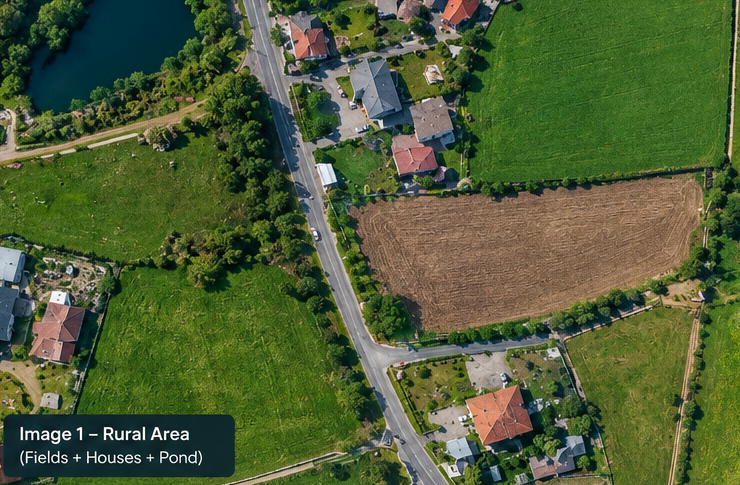
#> input picture test_assets/image_a_rural.png, 740 x 485 px, found by its file name
$ python test_full_prototype.py
#> lines starting #> are read from the running program, lines starting #| are printed output that depends on the picture; after the words box and inside, x2 and y2 are one past the last pixel; in counts of white or black regions, pixels touching at a corner belong together
import cv2
import numpy as np
import math

def calculate_polygon_area(points):
    if not points or len(points) < 3: return 0.0
    area = 0.0
    for i in range(len(points) - 1):
        area += points[i][0] * points[i + 1][1] - points[i + 1][1] * points[i][0]
    return abs(area) / 2.0

def test_full_pipeline_on_image(path):
#> called with path = 'test_assets/image_a_rural.png'
    img = cv2.imread(path)
#> img is the input picture: shape (485, 740, 3); mean B, G, R 54.1, 94.2, 79.4
    h, w = img.shape[:2]
#> h = 485; w = 740
    total_area = float(w * h)
#> total_area = 358900
    max_dim = max(w, h)
#> max_dim = 740

    hsv = cv2.cvtColor(img, cv2.COLOR_BGR2HSV)
#> hsv: shape (485, 740, 3); mean H, S, V 49.7, 145.9, 100.7
    b = img[:, :, 0].astype(np.float32)
    g = img[:, :, 1].astype(np.float32)
    r = img[:, :, 2].astype(np.float32)
    exg = 2.0 * g - r - b
    gray = cv2.cvtColor(img, cv2.COLOR_BGR2GRAY)

    # 1. WATER DETECTION
    is_water = (hsv[:, :, 0] >= 85) & (hsv[:, :, 0] <= 135) & (hsv[:, :, 1] >= 75) & (b > r * 1.5 + 20) & (b >= g - 10) & (r < 28)
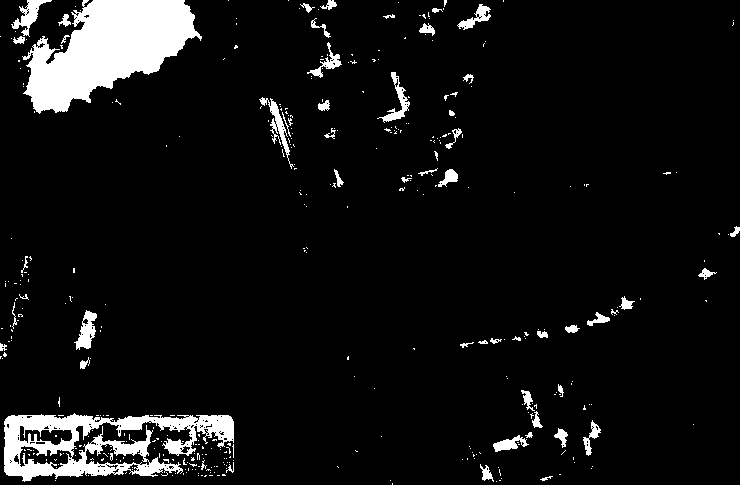
#> is_water: shape (485, 740) bool; 7.1% white; 388 white regions (333 under 20 px), largest, box (x1, y1, x2, y2) and area: (22, 0, 202, 114) 11438, (4, 413, 234, 482) 7416, (11, 0, 52, 37) 496
    water_mask_raw = is_water.astype(np.uint8) * 255
    kernel_w = cv2.getStructuringElement(cv2.MORPH_ELLIPSE, (11, 11))
    water_clean = cv2.morphologyEx(water_mask_raw, cv2.MORPH_OPEN, kernel_w)
#> water_clean: shape (485, 740); 4.2% white; 15 white regions, largest, box (x1, y1, x2, y2) and area: (27, 0, 195, 112) 10956, (4, 414, 90, 461) 1447, (4, 462, 54, 480) 606
    water_clean = cv2.morphologyEx(water_clean, cv2.MORPH_CLOSE, cv2.getStructuringElement(cv2.MORPH_ELLIPSE, (15, 15)))
#> water_clean: shape (485, 740); 4.3% white; 11 white regions

    cnts_w, _ = cv2.findContours(water_clean, cv2.RETR_EXTERNAL, cv2.CHAIN_APPROX_SIMPLE)
#> cnts_w = 11 contours; largest, box (x1, y1, x2, y2) and area: (27, 0, 195, 112) 10883, (0, 414, 98, 485) 2684, (212, 415, 234, 435) 284, (121, 416, 142, 430) 212, (78, 325, 92, 348) 208
    water_mask_final = np.zeros((h, w), dtype=np.uint8)
    water_features = []
    for c in cnts_w:
        area = cv2.contourArea(c)
        if area < max(600, total_area * 0.005): continue
        m_c = np.zeros((h, w), dtype=np.uint8)
        cv2.drawContours(m_c, [c], -1, 255, -1)
        std_val = float(np.std(gray[m_c > 0]))
        mean_r = float(np.mean(r[m_c > 0]))
        if std_val < 26.0 and mean_r < 20.0:
            cv2.drawContours(water_mask_final, [c], -1, 255, -1)
            water_features.append({"area": area, "std": std_val})
#> this loop made 11 passes
#> area on passes 1, 2, 3, 4, 5, 6, 8, 9, 11: 74, 100.5, 113.5, 84, 212.5, 283.5, 208.5, 110, 207.5
#> (area, std_val, mean_r) on passes 7, 10: (2683.5, 18.62, 18.93), (10883, 5.53, 0.659)
#> m_c: shape (485, 740); 3.1% white; 1 white region, box (x1, y1, x2, y2) and area: (27, 0, 195, 112) 11109
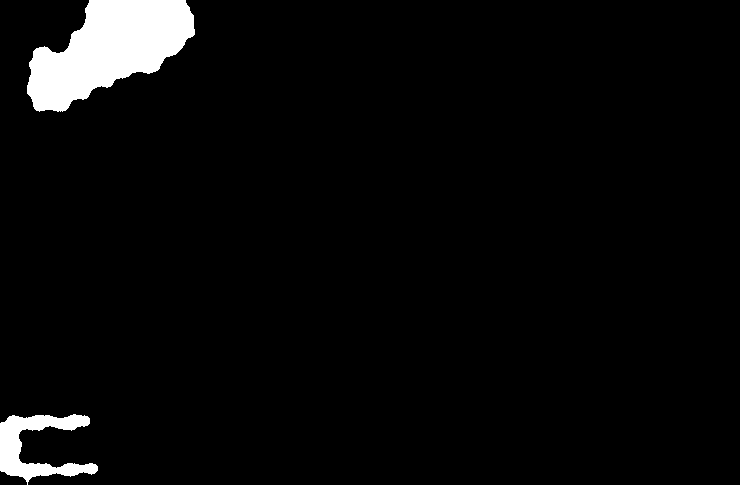
#> water_mask_final: shape (485, 740); 3.9% white; 2 white regions, box (x1, y1, x2, y2) and area: (27, 0, 195, 112) 11109, (0, 414, 98, 485) 2897
#> after the loop, water_features = 2 items

    water_clean = water_mask_final
    water_exclusion_mask = cv2.dilate(water_clean, cv2.getStructuringElement(cv2.MORPH_ELLIPSE, (14, 14)))
#> water_exclusion_mask: shape (485, 740); 5.4% white; 2 white regions, box (x1, y1, x2, y2) and area: (21, 0, 202, 119) 13900, (0, 408, 105, 485) 5649

    # 2. ROADS
    is_paved = (hsv[:, :, 1] < 65) & (hsv[:, :, 2] >= 70) & (hsv[:, :, 2] <= 245) & (abs(exg) < 18.0)
#> is_paved: shape (485, 740) bool; 8.1% white; 585 white regions (491 under 20 px), largest, box (x1, y1, x2, y2) and area: (290, 124, 592, 485) 12656, (240, 0, 431, 142) 6587, (409, 97, 459, 142) 1068
    is_dirt = (hsv[:, :, 0] >= 14) & (hsv[:, :, 0] <= 42) & (hsv[:, :, 1] >= 35) & (hsv[:, :, 1] <= 170) & (hsv[:, :, 2] >= 65) & (hsv[:, :, 2] <= 215) & (exg < 10.0)
#> is_dirt: shape (485, 740) bool; 5.9% white in thin lines or dots
    road_surface = (is_paved | is_dirt).astype(np.uint8) * 255
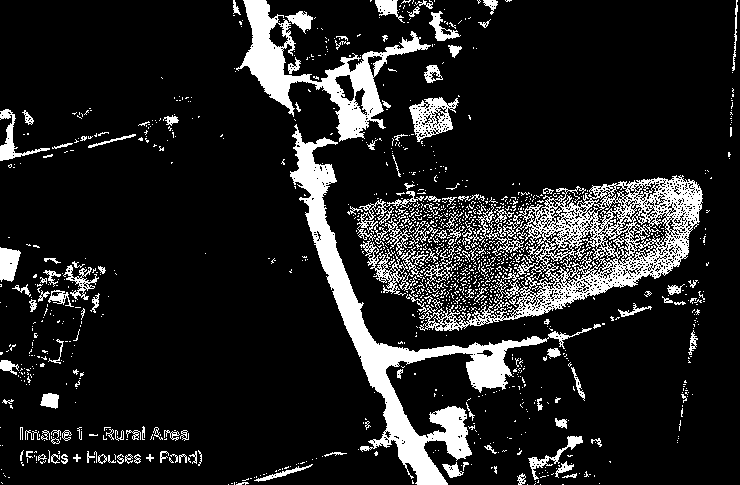
#> road_surface: shape (485, 740); 13.6% white; 1186 white regions (1045 under 20 px), largest, box (x1, y1, x2, y2) and area: (290, 124, 592, 485) 12708, (417, 175, 703, 331) 12686, (236, 0, 431, 142) 6636
    road_surface[water_clean > 0] = 0

    kernel_r = cv2.getStructuringElement(cv2.MORPH_RECT, (3, 3))
#> kernel_r = [[1, 1, 1], [1, 1, 1], [1, 1, 1]]
    road_clean = cv2.morphologyEx(road_surface, cv2.MORPH_OPEN, kernel_r)
#> road_clean: shape (485, 740); 7.1% white; 184 white regions (118 under 20 px), largest, box (x1, y1, x2, y2) and area: (290, 131, 543, 485) 11947, (242, 0, 383, 140) 5505, (0, 248, 20, 281) 539
    road_bridged = cv2.morphologyEx(road_clean, cv2.MORPH_CLOSE, cv2.getStructuringElement(cv2.MORPH_RECT, (9, 9)))
#> road_bridged: shape (485, 740); 8.2% white; 78 white regions (34 under 20 px), largest, box (x1, y1, x2, y2) and area: (290, 131, 543, 485) 13227, (233, 0, 427, 140) 7474, (589, 228, 689, 295) 1520
    num_labels, labels, stats, _ = cv2.connectedComponentsWithStats(road_bridged, connectivity=8)
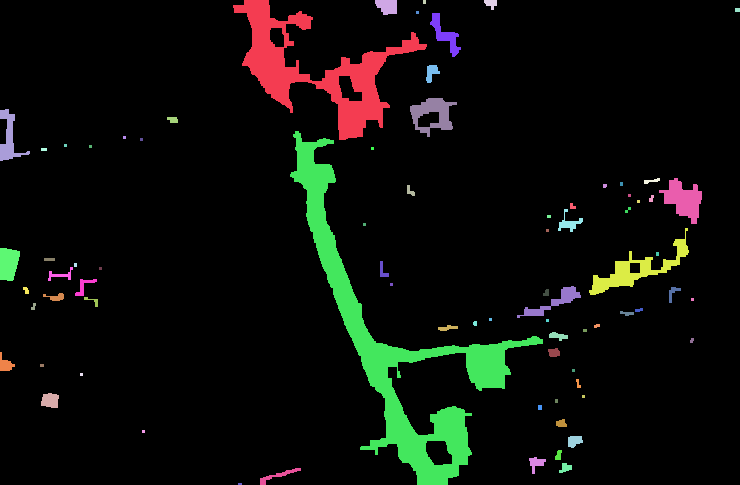
#> labels: shape (485, 740) int32; 79 distinct labels, from 0 to 78; one colour per label, 0 black
#> num_labels = 79; stats = 79 rows, first 6: [0, 0, 740, 485, 329342], [233, 0, 194, 140, 7474], [375, 0, 22, 15, 267], [423, 0, 3, 4, 12], [484, 0, 13, 10, 85], [735, 8, 5, 4, 20]

    roads = []
    road_corridor_mask = np.zeros((h, w), dtype=np.uint8)
    for l in range(1, num_labels):
        area = stats[l, cv2.CC_STAT_AREA]
        bx, by, bw, bh = stats[l, :4]
        diag = math.hypot(bw, bh)
        approx_w = area / max(1.0, diag)
        elong = diag / max(1.0, approx_w)

        if approx_w > 52.0: continue
        if area >= 320 and diag >= 45 and elong >= 1.9:
            comp_mask = (labels == l).astype(np.uint8) * 255
            dist = cv2.distanceTransform(comp_mask, cv2.DIST_L2, 5)
            pts = []
            if bw >= bh:
                step = max(8, bw // 30)
                for x in range(bx + 6, bx + bw - 6, step):
                    col_y = np.where(comp_mask[:, x] > 0)[0]
                    if len(col_y) > 0:
                        by_idx = int(col_y[np.argmax(dist[col_y, x])])
                        if water_clean[by_idx, x] == 0:
                            pts.append([int(x), by_idx])
            else:
                step = max(8, bh // 30)
                for y in range(by + 6, by + bh - 6, step):
                    row_x = np.where(comp_mask[y, :] > 0)[0]
                    if len(row_x) > 0:
                        bx_idx = int(row_x[np.argmax(dist[y, row_x])])
                        if water_clean[y, bx_idx] == 0:
                            pts.append([bx_idx, int(y)])
            if len(pts) >= 3:
                pts_np = np.array(pts, dtype=np.int32).reshape((-1, 1, 2))
                simplified = cv2.approxPolyDP(pts_np, 4.0, False).reshape(-1, 2).tolist()
                roads.append({"length": len(simplified), "width": approx_w, "pts": simplified})
                cv2.bitwise_or(road_corridor_mask, comp_mask, dst=road_corridor_mask)
#> this loop made 78 passes
#> (area, bx, by, bw, bh, diag, approx_w, elong) on passes 7, 9, 10, 20, 33, 44: (452, 430, 13, 31, 44, 53.82, 8.4, 6.41), (903, 410, 98, 47, 39, 61.07, 14.79, 4.13), (557, 0, 109, 30, 52, 60.03, 9.28, 6.47), (1030, 659, 178, 43, 46, 62.97, 16.36, 3.85), (1520, 589, 228, 100, 67, 120.4, 12.63, 9.53), (517, 517, 286, 64, 32, 71.55, 7.23, 9.9)
#> (area, bx, by, bw, bh, diag, approx_w, elong) on passes 1, 12: (7474, 233, 0, 194, 140, 239.2, 31.24, 7.66), (13227, 290, 131, 253, 354, 435.1, 30.4, 14.31)
#> comp_mask: shape (485, 740); 0.14% white; 1 white region, box (x1, y1, x2, y2) and area: (517, 286, 581, 318) 517
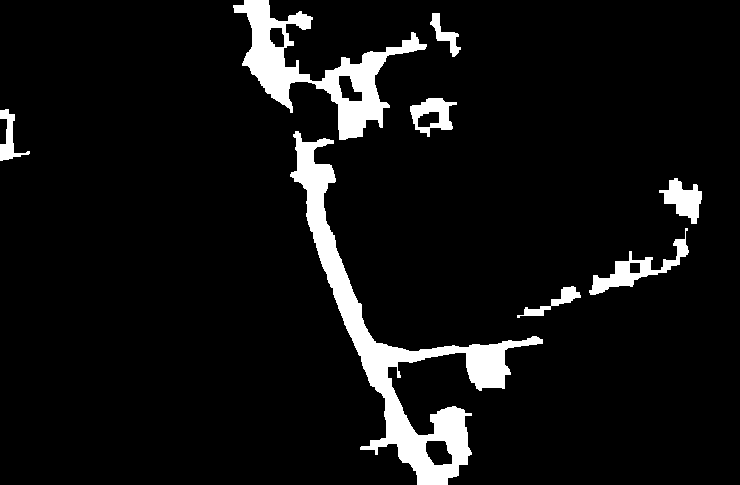
#> road_corridor_mask: shape (485, 740); 7.2% white; 8 white regions, largest, box (x1, y1, x2, y2) and area: (290, 131, 543, 485) 13227, (233, 0, 427, 140) 7474, (589, 228, 689, 295) 1520
#> after the loop, roads = 8 items

    # 3. FIELDS
    smoothed = cv2.bilateralFilter(img, 9, 60, 60)
    hsv_s = cv2.cvtColor(smoothed, cv2.COLOR_BGR2HSV)
#> hsv_s: shape (485, 740, 3); mean H, S, V 48.7, 143.1, 100.2
    b_s = smoothed[:, :, 0].astype(np.float32)
    g_s = smoothed[:, :, 1].astype(np.float32)
    r_s = smoothed[:, :, 2].astype(np.float32)
    exg_s = 2.0 * g_s - r_s - b_s

    is_soil = (hsv_s[:, :, 0] >= 10) & (hsv_s[:, :, 0] <= 42) & (hsv_s[:, :, 1] >= 28) & (hsv_s[:, :, 1] <= 210) & (hsv_s[:, :, 2] >= 35) & (exg_s <= 8)
#> is_soil: shape (485, 740) bool; 11.6% white; 251 white regions (200 under 20 px), largest, box (x1, y1, x2, y2) and area: (349, 175, 703, 330) 36249, (431, 407, 467, 442) 536, (466, 354, 506, 396) 534
    is_green_crop = (hsv_s[:, :, 0] >= 32) & (hsv_s[:, :, 0] <= 88) & (hsv_s[:, :, 1] >= 35) & (exg_s > 12)
#> is_green_crop: shape (485, 740) bool; 62.6% white; 175 black regions (120 under 20 px), largest, box (x1, y1, x2, y2) and area: (234, 0, 710, 485) 84705, (0, 415, 233, 485) 13578, (23, 0, 197, 114) 11718
    is_yellow_crop = (hsv_s[:, :, 0] >= 20) & (hsv_s[:, :, 0] <= 32) & (hsv_s[:, :, 1] >= 40) & (hsv_s[:, :, 2] >= 75) & (exg_s > -5)
#> is_yellow_crop: shape (485, 740) bool; 5.8% white; 642 white regions (544 under 20 px), largest, box (x1, y1, x2, y2) and area: (618, 290, 704, 370) 1833, (0, 95, 209, 168) 1789, (386, 360, 470, 418) 1778

    field_categories = [
        ("Soil Plot", is_soil),
        ("Green Crop Plot", is_green_crop),
        ("Fallow / Grain Plot", is_yellow_crop)
    ]

    road_corridor_dil = cv2.dilate(road_corridor_mask, cv2.getStructuringElement(cv2.MORPH_RECT, (9, 9)))
#> road_corridor_dil: shape (485, 740); 12.1% white; 5 white regions, box (x1, y1, x2, y2) and area: (229, 0, 547, 485) 32622, (513, 174, 706, 322) 6495, (406, 94, 461, 141) 1926, (0, 105, 34, 165) 1197, (426, 9, 465, 61) 1140
    fields = []
    for cat_name, cat_mask in field_categories:
        raw = cat_mask.astype(np.uint8) * 255
        raw[water_exclusion_mask > 0] = 0
        raw[road_corridor_dil > 0] = 0

        clean = cv2.morphologyEx(raw, cv2.MORPH_OPEN, cv2.getStructuringElement(cv2.MORPH_RECT, (9, 9)))
        clean = cv2.morphologyEx(clean, cv2.MORPH_CLOSE, cv2.getStructuringElement(cv2.MORPH_RECT, (13, 13)))
        cnts_f, _ = cv2.findContours(clean, cv2.RETR_EXTERNAL, cv2.CHAIN_APPROX_SIMPLE)

        for c in cnts_f:
            area = cv2.contourArea(c)
            if area < max(1800, total_area * 0.007) or area > (total_area * 0.50):
                continue
            hull = cv2.convexHull(c)
            solidity = area / max(1.0, cv2.contourArea(hull))
            rect = cv2.minAreaRect(c)
            rw, rh = rect[1]
            aspect = max(rw, rh) / max(1.0, min(rw, rh))

            if solidity >= 0.45 and aspect <= 4.0:
                simplified = cv2.approxPolyDP(c, 0.015 * cv2.arcLength(c, True), True).reshape(-1, 2).tolist()
                fields.append({
                    "sub_type": cat_name,
                    "area": area,
                    "solidity": solidity,
                    "aspect": aspect,
                    "coords": simplified
                })
#> this loop made 3 passes
#> pass 1, in test_full_pipeline_on_image, `clean = cv2.morphologyEx(raw, cv2.MORPH_OPEN, cv2.getStructuringElemen..`:
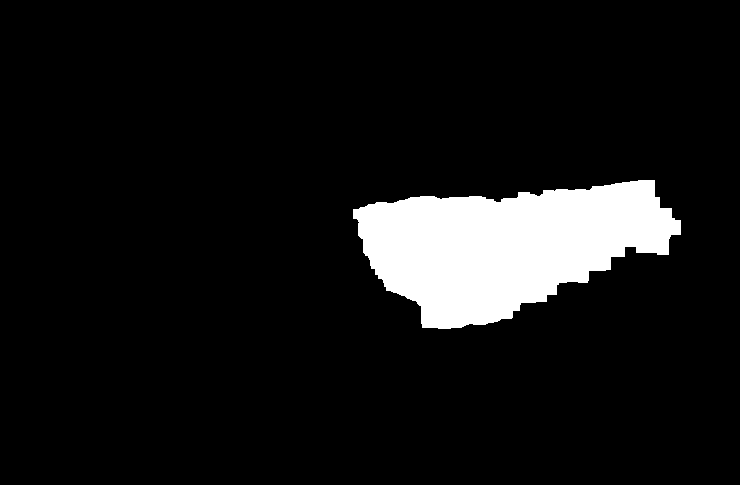
#> clean: shape (485, 740); 8.5% white; 1 white region, box (x1, y1, x2, y2) and area: (353, 180, 681, 329) 30627
#> after the loop: clean: shape (485, 740); 1.4% white; 12 white regions, largest, box (x1, y1, x2, y2) and area: (412, 365, 452, 411) 1030, (640, 315, 691, 337) 738, (0, 379, 42, 403) 657
#> after the loop:
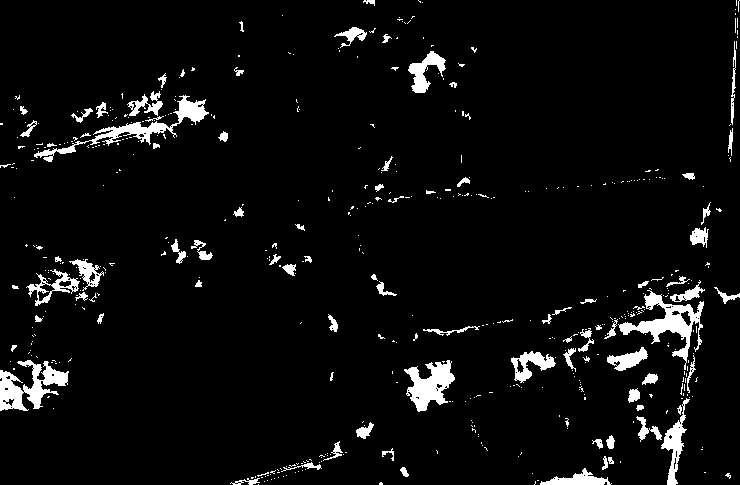
#> raw: shape (485, 740); 5% white; 497 white regions (409 under 20 px)
#> after the loop, fields = 6 items

    return len(water_features), len(roads), len(fields)

for path in ['test_assets/image_a_rural.png', 'test_assets/image_b_urban.png', 'test_assets/image_c_coastal.png', 'test_assets/image_d_agricultural.png']:
    w_cnt, r_cnt, f_cnt = test_full_pipeline_on_image(path)
#> w_cnt = 2; r_cnt = 8; f_cnt = 6
    print(f"{path}: Water={w_cnt}, Roads={r_cnt}, Fields={f_cnt}")
#| test_assets/image_a_rural.png: Water=2, Roads=8, Fields=6
#> pass 2 of the loop `for path in ['test_assets/image_a_rural.png', 'test_assets/image_b_urb..`:
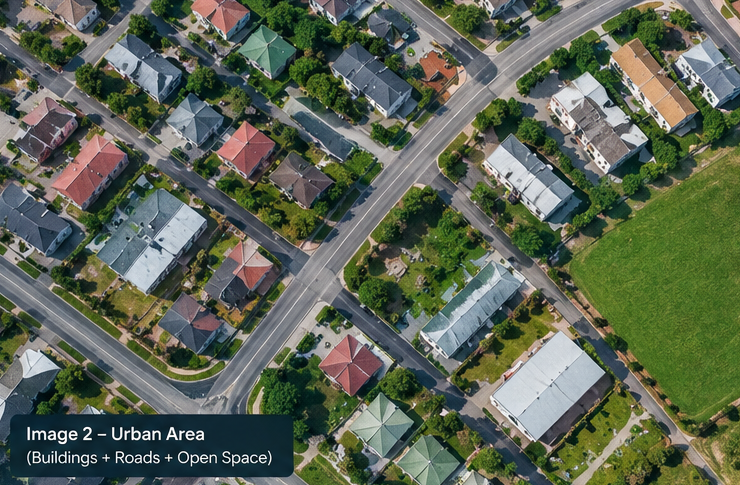
#> input picture test_assets/image_b_urban.png, 740 x 485 px, found by its file name
#> in test_full_pipeline_on_image, img is the input picture: shape (485, 740, 3); mean B, G, R 84.3, 101.4, 92.4
#> hsv: shape (485, 740, 3); mean H, S, V 69.6, 96.3, 108.7
#> in test_full_pipeline_on_image (call 2), `r = img[:, :, 2].astype(np.float32)`:
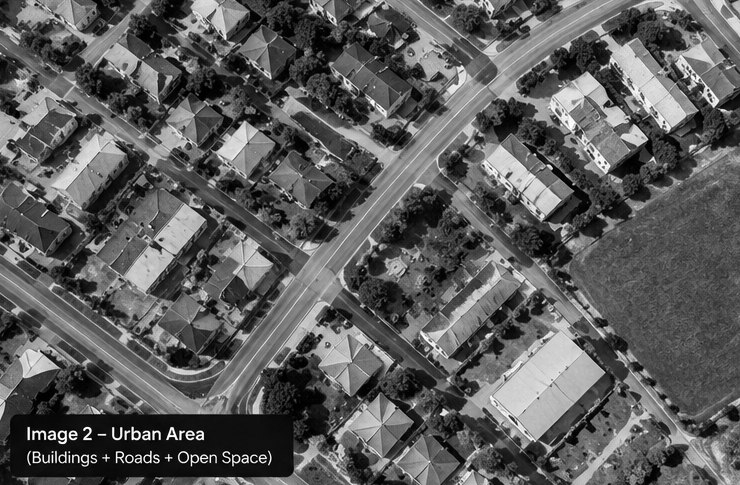
#> r: shape (485, 740) float32; min 0, max 255, mean 92.4
#> in test_full_pipeline_on_image (call 2), `exg = 2.0 * g - r - b`:
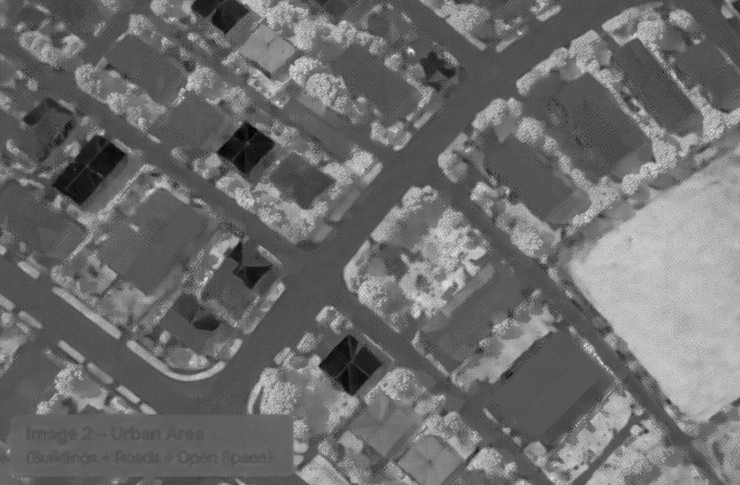
#> exg: shape (485, 740) float32; min -88, max 179, mean 26.3; drawn with min black and max white
#> cnts_w = 2 contours; box (x1, y1, x2, y2) and area: (0, 412, 293, 485) 17352, (419, 374, 434, 387) 122
#> the loop in test_full_pipeline_on_image (call 2), `for c in cnts_w:` made 2 passes
#> (area, std_val, mean_r) on pass 1: (17351.5, 55.1, 34.64)
#> after the loop in test_full_pipeline_on_image (call 2), `for c in cnts_w:`: water_features = []
#> num_labels = 86; stats = 86 rows, first 6: [0, 0, 740, 485, 249713], [0, 0, 203, 197, 13191], [310, 0, 19, 14, 114], [0, 0, 740, 452, 81690], [333, 14, 6, 11, 52], [160, 16, 47, 42, 728]
#> the loop in test_full_pipeline_on_image (call 2), `for l in range(1, num_labels):` made 85 passes
#> (area, bx, by, bw, bh, diag, approx_w, elong) on pass 5: (728, 160, 16, 47, 42, 63.03, 11.55, 5.46)
#> the loop in test_full_pipeline_on_image (call 2), `for cat_name, cat_mask in field_categories:` made 3 passes
#| test_assets/image_b_urban.png: Water=0, Roads=9, Fields=6
